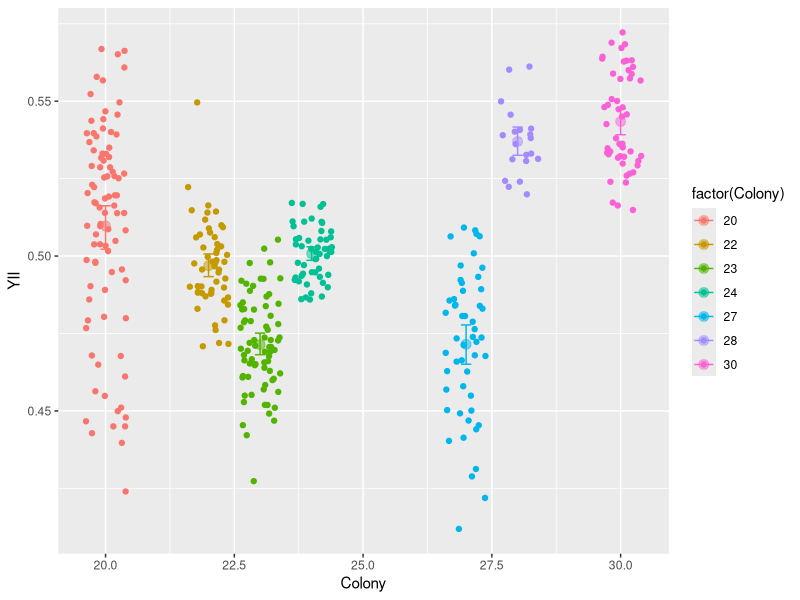
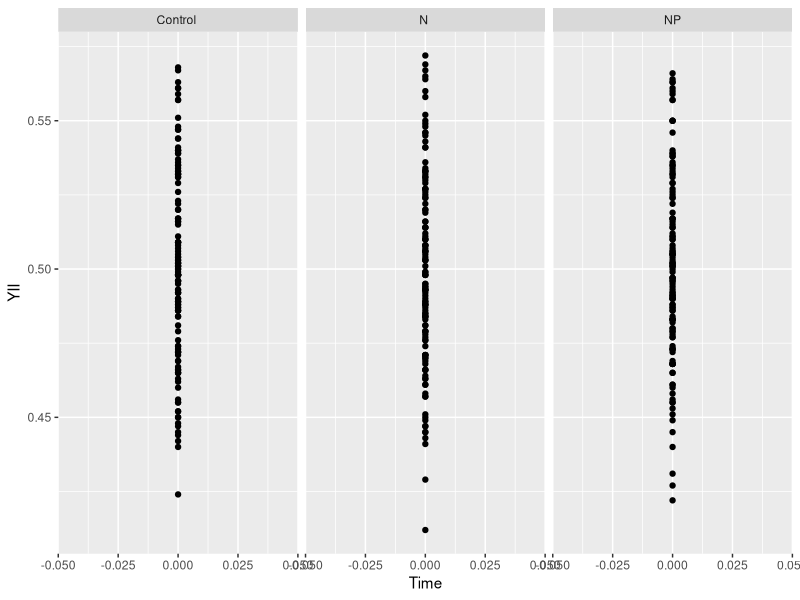

Write the R code that produced these figures, in order. (Note: this script raises an error after producing the figures.)
## ---- chunk 1
knitr::opts_chunk$set(echo = TRUE, warning=FALSE, message=FALSE)
## ---- chunk 2

getwd()

# Get all libraries and sources required to run the script

library(dplyr)
library(plyr)
library(reshape2)
library(ggplot2)

# Import your data: 

## Long format Acer YII
Ssid.Tall<-read.csv("YII_long_2017-09-01.csv", header = TRUE)

# Wide formating 
Ssid.wide<- reshape(Ssid.Tall, idvar = "Core", timevar = "Time", direction = "wide")

write.csv(Ssid.wide, file="YII_wide_2017-09-01.csv")
## ---- chunk 3

YII<- ggplot(Ssid.Tall, aes (Colony, YII, colour=factor(Colony)))
YII + stat_summary(fun.data = "mean_cl_boot",geom = "errorbar", width = 0.2)+
  stat_summary(fun.y=mean, geom="point", size =3, alpha=0.5) + geom_jitter()
#+ facet_grid (~Time)


## ---- chunk 4
YII_Frag <- ggplot(Ssid.Tall, aes (Time, YII))
YII_Frag + geom_point() + facet_wrap (~Treatment)

library(lattice)
xyplot(YII ~ Time | Treatment, data=Acer.Tall, type=c("p", "r"), ylim=c(0.0, 0.7))
## ---- chunk 5

YII_Bott <- ggplot(Acer.Tall, aes (Time, YII, colour=factor(Treatment)))
YII_Bott + stat_summary(fun.data = "mean_cl_boot",geom = "errorbar", width = 0.2)+
  stat_summary(fun.y=mean, geom="point", size =3, alpha=0.5) +
  stat_summary(fun.y=mean, geom="line")
  # geom_jitter()+


Acer.Tall$Treatment <- as.factor(Acer.Tall$Treatment)
Acer.Tall$Time <- as.factor(Acer.Tall$Time)

library(multcomp)
library(multcompView)
library(lsmeans)


LM_Treatment <- lm(YII ~ Treatment, data= Acer.Tall)

LM_Time <-lm(YII ~ Time, data = Acer.Tall)

LM_Tre_Time <- lm(YII ~ Time * Treatment, data=Acer.Tall)

anova(LM_Treatment)
TukeyHSD(aov(LM_Treatment))

anova(LM_Time)
TukeyHSD(aov(LM_Time))

anova(LM_Tre_Time)
# TukeyHSD(aov(LM_Tre_Time))

#  cld from multicom  set a compact letter display of all pair-wise comparisons.
cld(lsmeans(LM_Treatment, "Treatment"))
cld(lsmeans(LM_Time, "Time"))
cld(lsmeans(LM_Tre_Time, specs = c("Treatment", "Time")))

## ---- chunk 6
Acer.wide$Change1<-((Acer.wide$YII_1)-(Acer.wide$YII_0))
Acer.wide$Change2<-((Acer.wide$YII_2)-(Acer.wide$YII_1))
Acer.wide$Change3<-((Acer.wide$YII_2)-(Acer.wide$YII_0))


YII_Change1 <- ggplot(Acer.wide, aes (Treatment, Change1, colour=factor(Treatment)))
YII_Change1 + stat_summary(fun.data = "mean_cl_boot",geom = "errorbar", width = 0.2)+
  stat_summary(fun.y=mean, geom="point", size =3, alpha=0.5) +
  geom_jitter()

YII_Change2 <- ggplot(Acer.wide, aes (Treatment, Change2, colour=factor(Treatment)))
YII_Change2 + stat_summary(fun.data = "mean_cl_boot",geom = "errorbar", width = 0.2)+
  stat_summary(fun.y=mean, geom="point", size =3, alpha=0.5) +
  geom_jitter()

YII_Change3 <- ggplot(Acer.wide, aes (Treatment, Change3, colour=factor(Treatment)))
YII_Change3 + stat_summary(fun.data = "mean_cl_boot",geom = "errorbar", width = 0.2)+
  stat_summary(fun.y=mean, geom="point", size =3, alpha=0.5) +
  geom_jitter()
